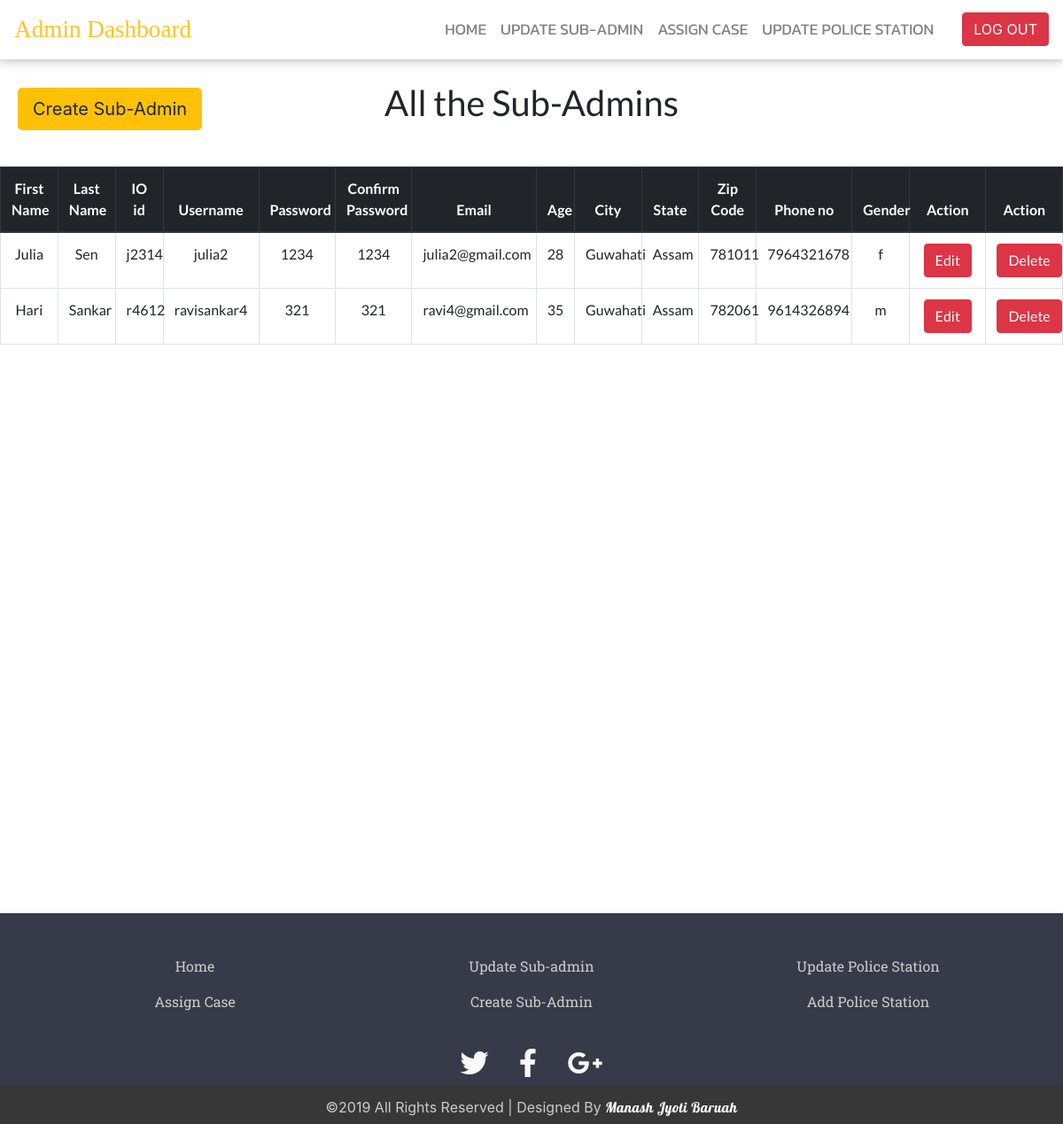
/dashboard/admin_dashboard_menus/update_sa.php, run on the app's committed database.
### tables this page shows
CREATE TABLE IF NOT EXISTS `create_subadmin` (
  `first_name` text NOT NULL,
  `last_name` text NOT NULL,
  `ioid` varchar(30) NOT NULL,
  `uname` varchar(20) NOT NULL,
  `pass` varchar(20) NOT NULL,
  `cpass` varchar(20) NOT NULL,
  `email` varchar(30) NOT NULL,
  `age` int(20) NOT NULL,
  `city` text NOT NULL,
  `state` text NOT NULL,
  `zcode` bigint(40) NOT NULL,
  `phoneno` bigint(40) NOT NULL,
  `gender` char(1) NOT NULL,
  PRIMARY KEY (`uname`),
  UNIQUE KEY `uname` (`uname`,`pass`)
);

### dashboard/admin_dashboard_menus/update_sa.php (the view, shortened to what this page needs)
<!DOCTYPE html>
<html>
<head>
	<link rel="stylesheet" href="https://use.fontawesome.com/releases/v5.8.1/css/all.css">
	<link rel="stylesheet" href="https://maxcdn.bootstrapcdn.com/bootstrap/4.0.0/css/bootstrap.min.css">
	<link rel="stylesheet" type="text/css" href="sa_style.css">
</head>
<body>
		<nav class="navbar navbar-expand-lg navbar-light sticky-top navbar-custom">
			<a class="navbar-brand" href="#">Admin Dashboard</a>
			<div class="collapse navbar-collapse" id="navbarSupportedContent">
				<ul class="navbar-nav mr-auto w-100 justify-content-end px-4">
					<li class="nav-item active"><a href="../admin_dashboard.php" class="nav-link">HOME</a></li>
					<li class="nav-item"><a href="#" class="nav-link">UPDATE SUB-ADMIN</a></li>
					<li class="nav-item"><a href="case_admin.php" class="nav-link">ASSIGN CASE</a></li>
					<li class="nav-item"><a href="update_ps.php" class="nav-link">UPDATE POLICE STATION</a></li>
				</ul>
				<a href="../../php/admin_logout.php"><button type="button" class="btn btn-danger">LOG OUT</button></a>
			</div>
		</nav>
		<div class="content">
			<a href="../../subadminRegister.php"><button class="btn btn-warning btn-lg" id="ps_btn">Create Sub-Admin </button></a>
			<div class="table-scrol">
				<h1 align="center">All the Sub-Admins</h1>
				<p><br></p>
				<div class="table-responsive">
				    <table class="table table-bordered text-center table-hover" style="table-layout: fixed">
				        <thead class="thead-dark">
					        <tr>
					            <th style="width:6%">First Name</th>
					            <th style="width:6%">Last Name</th>
					            <th style="width:5%">IO id</th>
					            <th style="width:10%">Username</th>
					            <th style="width:8%">Password</th>
					            <th style="width:8%">Confirm Password</th>
					            <th style="width:13%">Email</th>
					            <th style="width:4%">Age</th>
					            <th style="width:7%">City</th>
					            <th style="width:6%">State</th>
					            <th style="width:6%">Zip Code</th>
					            <th style="width:10%">Phone no</th>
					            <th style="width:6%">Gender</th>
					            <th style="width:8%">Action </th>
					            <th style="width:8%">Action </th>
					        </tr>
				        </thead>
<?php
        include("connectioni.php");
        $view_users_query="select * from create_subadmin";
        $run=mysqli_query($con,$view_users_query);
        while($row=mysqli_fetch_array($run))
        {
  			$first_name=$row[0];
  			$last_name=$row[1];
  			$ioid=$row[2];
  			$uname=$row[3];
  			$pass=$row[4];
  			$cpass=$row[5];
  			$email=$row[6];
  			$age=$row[7];
  			$city=$row[8];
  			$state=$row[9];
  			$zcode=$row[10];
  			$phoneno=$row[11];
  			$gender=$row[12];
?>
<tr>
            <td><?php echo $first_name;  ?></td>
            <td><?php echo $last_name;  ?></td>
            <td><?php echo $ioid;  ?></td>
            <td><?php echo $uname;  ?></td>
            <td><?php echo $pass;  ?></td>
            <td><?php echo $cpass;  ?></td>
            <td><?php echo $email;  ?></td>
            <td><?php echo $age;  ?></td>
            <td><?php echo $city;  ?></td>
            <td><?php echo $state;  ?></td>
            <td><?php echo $zcode;  ?></td>
            <td><?php echo $phoneno;  ?></td>
            <td><?php echo $gender;  ?></td>
			<td><a href="sa_edit.php?edit=<?php echo $uname ?>"><button class="btn btn-danger">Edit</button></a>
			</td>
            <td><a href="sa_delete.php?delete=<?php echo $uname ?>" onclick="return checkDelete()"><button class="btn btn-danger">Delete</button></a></td>
        </tr>
        <?php } ?>
		</table>
		</div>
	</div>
		</div>
	<footer id="site-footer">
			<div class="container">
				<div class="row text-center custom-list">
					<div class="col-sm-4">
						<ul class="list-unstyled">
						<li><a href="../admin_dashboard.php" class="nav-link">Home</a></li>
						<li><a href="case_admin.php" class="nav-link">Assign Case</a></li>
					</ul>
					</div>
					<div class="col-sm-4">
						<ul class="list-unstyled">
							<li><a href="update_sa.php" class="nav-link">Update Sub-admin</a></li>
							<li><a href="../../subadminRegister.php" class="nav-link">Create Sub-Admin</a></li>
						</ul>
					</div>
					<div class="col-sm-4">
						<ul class="list-unstyled">
							<li><a href="update_ps.php" class="nav-link">Update Police Station</a></li>
							<li><a href="ps_section/add_ps.php" class="nav-link">Add Police Station</a></li>
						</ul>
					</div>
				</div>
			</div>
			<div class="social-networks">
				<a href="https://www.twitter.com/ocms" class="twitter"><i class="fab fa-twitter"></i></a>
				<a href="https://www.facebook.com/ocms" class="facebook"><i class="fab fa-facebook-f"></i></a>
				<a href="mailto:ocms@gmail.com?subject=Mail from Our Site" class="google"><i class="fab fa-google-plus-g"></i></a>
			</div>
			<div class="footer-copyright">
            	<p>&copy;2019 All Rights Reserved | Designed By <a href="https://www.linkedin.com/in/manashjb/"><span>Manash Jyoti Baruah</span></a> </p>
        	</div>
		</footer>
</body>
</html>

### dashboard/admin_dashboard_menus/sa_style.css (style rules this page uses)
body { background: #fff; min-height: 100%; padding-bottom: 20vh; position: relative; }
.navbar-custom { background: #fff; -webkit-box-shadow:0 -0.4rem 0.9rem 0.2rem rgba(0,0,0,.5); -moz-box-shadow: -0.4rem 0.9rem 0.2rem rgba(0,0,0,.5):; box-shadow:0 -0.4rem 0.9rem 0.2rem rgba(0,0,0,.5); }
#navbarSupportedContent li a { color: grey !important; font-family: 'Kanit', sans-serif; font-size: 1.1em; }
.navbar-brand { color: #ffc324 !important; font-family: 'Cinzel', serif; font-size: 1.7em; }
.content { position: relative; padding-bottom: 20vh; }
.table-scrol { margin-top: 25px; font-family: 'Lato', sans-serif; }
#ps_btn { position: absolute; margin-top: 7px; margin-left: 20px; }
#site-footer { background-color: #373a48; color:white; height: 200px; position: absolute; left: 0 ; right: 0; bottom: 0; margin-bottom: -34vh; }
#site-footer .custom-list { margin-top: 40px; color: #fff !important; }
#site-footer li a { color: #ccc; font-family: 'Roboto Slab', serif; }
#site-footer .social-networks { text-align: center; padding-top: 10px; padding-bottom: 0; }
#site-footer .social-networks a { margin-right: 5px; margin-left: 5px; font-size: 32px; color: #f9f9f9; padding: 10px; transition: 0.2s; }
#site-footer .footer-copyright { background-color: #383737; padding-top:3px; padding-bottom:3px; text-align: center; }
#site-footer .footer-copyright p { margin:10px; color: #ccc; }
#site-footer span { font-family: 'Lobster', cursive; letter-spacing: 0.5px; color: #fff; }

### data on the page
create_subadmin: first_name "Julia", last_name "Sen", ioid "j2314", uname "julia2", pass "1234", cpass "1234", email "julia2@gmail.com", age "28", city "Guwahati", state "Assam", zcode "781011", phoneno "7964321678", gender "f"
create_subadmin: first_name "Hari", last_name "Sankar", ioid "r4612", uname "ravisankar4", pass "321", cpass "321", email "ravi4@gmail.com", age "35", city "Guwahati", state "Assam", zcode "782061", phoneno "9614326894", gender "m"
